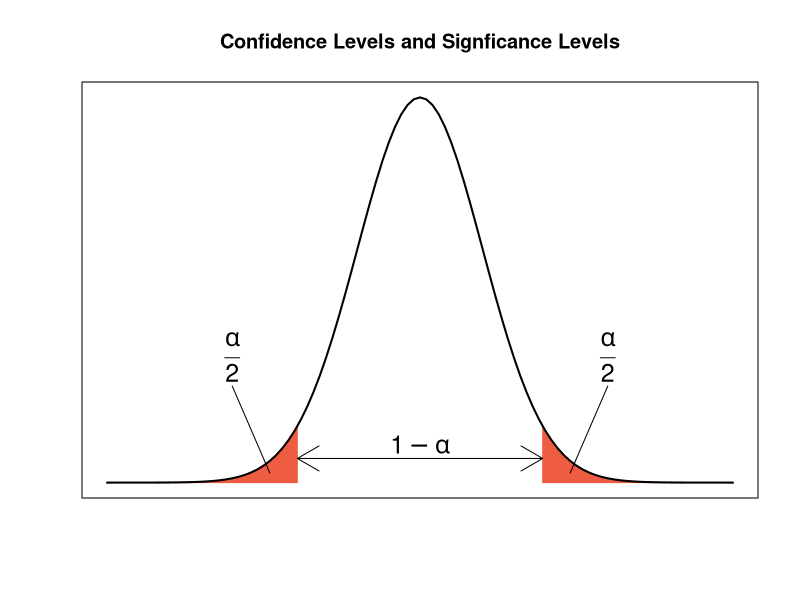
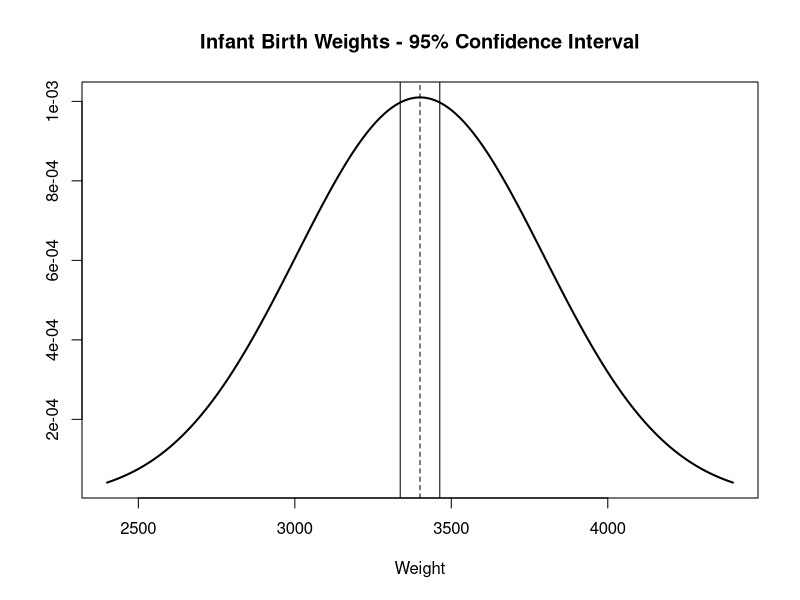

These charts were generated, in order, by the following R code:
# Draw a normal distribution plot.
x <- seq(-5, 5, by=0.1)
y <- dnorm(x)
plot(x, y, xaxt="n", yaxt="n", xlab="", ylab="", type="n",
     main="Confidence Levels and Signficance Levels")

# Shade 2.5% of the area under each tail.
polygon(c(-5, seq(-5, -1.96, by=0.01), -1.96),
        c(0, dnorm(seq(-5, -1.96, by=0.01)), 0),
        col="tomato2", border="tomato2")

polygon(c(1.96, seq(1.96, 5, by=0.01), 5),
        c(0, dnorm(seq(1.96, 5, by=0.01)), 0),
        col="tomato2", border="tomato2")

# Add the distribution curve.
lines(x, y, lwd=2)

# Add labels.
arrows(-1.96, 0.025, 1.96, 0.025, code=3)
text(0, 0.04, expression(1-alpha), adj=0.5, cex=1.5)

lines(c(-2.4, -3), c(0.01, 0.1))
text(-3, 0.13, expression(frac(alpha, 2)), adj=0.5, cex=1.5)

lines(c(2.4, 3), c(0.01, 0.1))
text(3, 0.13, expression(frac(alpha, 2)), adj=0.5, cex=1.5)

# Example: Confidence interval for infant birth weights.
z.upper <- qnorm(0.025, lower.tail=FALSE)

c(3400 - z.upper*(395/sqrt(150)),
  3400 + z.upper*(395/sqrt(150)))

# Visualize the infant birth weights example.
x <- seq(2400, 4400, by=1)
y <- dnorm(x, mean=3400, sd=395)
plot(x, y, type="l", lwd=2,
     main="Infant Birth Weights - 95% Confidence Interval", xlab="Weight", ylab="")

abline(v=3400, lty=2)
abline(v=(3400 - z.upper*(395/sqrt(150))))
abline(v=(3400 + z.upper*(395/sqrt(150))))
